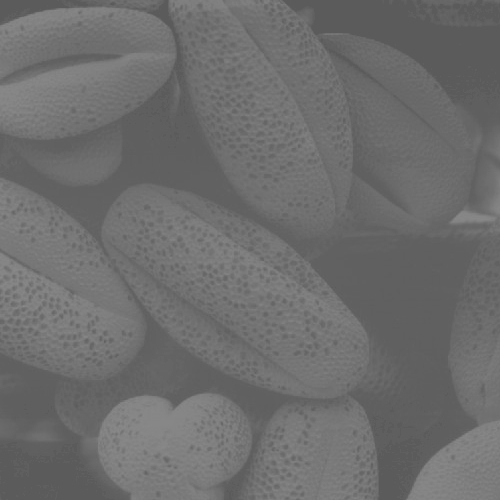
#> input picture work1/histogram/cells.jpg, 500 x 500 px
$ python histogram.py
#> lines starting #> are read from the running program, lines starting #| are printed output that depends on the picture
import cv2
import numpy as np
import matplotlib.pyplot as plt


def histogram(filename):
#> called with filename = 'cells.jpg'
    result = np.zeros(256)
    image = cv2.imread(filename, 0)
#> image is the input picture: shape (500, 500); min 90, max 138, mean 109.1
    height, width = image.shape
#> height = 500; width = 500
    for i in range(height):
        for j in range(width):
            result[image[i, j]] += 1

    plt.bar(range(256), result, color='black')
    plt.show()
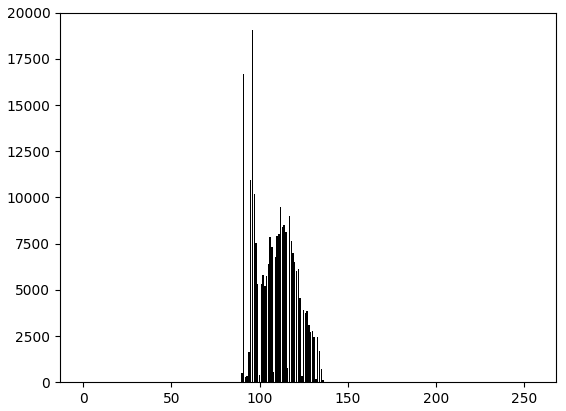
#> figure drawn by matplotlib, 1 panel; tallest bar 19057 high, from x = 95.6 to 96.4


histogram('cells.jpg')
